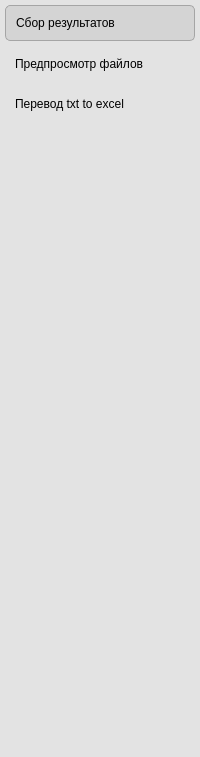
     <widget class="QWidget" name="navigation_bar" native="true">
      <property name="sizePolicy">
       <sizepolicy hsizetype="Preferred" vsizetype="Expanding">
        <horstretch>0</horstretch>
        <verstretch>0</verstretch>
       </sizepolicy>
      </property>
      <property name="maximumSize">
       <size>
        <width>750</width>
        <height>16777215</height>
       </size>
      </property>
      <property name="styleSheet">
       <string notr="true">background-color: rgb(227, 227, 227);</string>
      </property>
      <layout class="QVBoxLayout" name="verticalLayout">
       <property name="leftMargin">
        <number>5</number>
       </property>
       <property name="topMargin">
        <number>5</number>
       </property>
       <property name="rightMargin">
        <number>5</number>
       </property>
       <property name="bottomMargin">
        <number>5</number>
       </property>
       <item>
        <widget class="QPushButton" name="collect_results_item">
         <property name="cursor">
          <cursorShape>PointingHandCursor</cursorShape>
         </property>
         <property name="toolTip">
          <string>Копирование результирующих файлов после обработки</string>
         </property>
         <property name="styleSheet">
          <string notr="true">QPushButton, ToolButton, ToggleButton, ToggleToolButton {
    color: black;
    background: transparent;
    border: none;
    border-radius: 5px;
    /* font: 14px 'Segoe UI', 'Microsoft YaHei'; */
    outline: none;
padding:10px;
text-align: left;

}

ToolButton {
    padding: 5px 9px 6px 8px;
}

QPushButton[hasIcon=false] {
    padding: 5px 12px 6px 0px;
}

QPushButton[hasIcon=true] {
    padding: 6px 0px 6px 6px;

}

DropDownToolButton, PrimaryDropDownToolButton {
    padding: 5px 31px 6px 8px;
}

DropDownPushButton[hasIcon=false],
PrimaryDropDownPushButton[hasIcon=false] {
    padding: 5px 31px 6px 12px;
}

DropDownPushButton[hasIcon=true],
PrimaryDropDownPushButton[hasIcon=true] {
    padding: 5px 31px 6px 36px;
}



ToolButton:pressed, ToggleButton:pressed, ToggleToolButton:pressed {
    color: rgba(0, 0, 0, 0.63);
    back
                        ground: rgba(249, 249, 249, 0.3);
    border-bottom: 1px solid rgba(0, 0, 0, 0.073);
}

QPushButton:disabled, ToolButton:disabled, ToggleButton:disabled, ToggleToolButton:disabled {
    color: rgba(0, 0, 0, 0.36);
}


PrimaryPushButton,
PrimaryToolButton,
ToggleButton:checked,
ToggleToolButton:checked ,
QPushButton:checked {
    color: black;
	
	background-color: rgb(212, 212, 212);
    border: 1px solid  rgb(165, 165, 165);
    border-bottom: 1px solid  rgb(165, 165, 165);
}

PrimaryPushButton:hover,
PrimaryToolButton:hover,
ToggleButton:checked:hover,
ToggleToolButton:checked:hover,{
    color: black;
	background-color: rgb(217, 220, 234);
    border: 1px solid  rgb(217, 220, 234);
    border-bottom: 1px solid  rgb(217, 220, 234);
}

PrimaryPushButton:pressed,
PrimaryToolButton:pressed,
ToggleButton:checked:pressed,
ToggleToolButton:checked:pressed,QPushButton:pressed {

                            color: black;

	background-color: rgb(219, 222, 236);
    border: 1px solid  rgb(217, 220, 234);
    border-bottom: 1px solid  rgb(217, 220, 234);
}

PrimaryPushButton:disabled,
PrimaryToolButton:disabled,
ToggleButton:checked:disabled,
ToggleToolButton:checked:disabled,QPushButton:disabled{
    color: rgba(255, 255, 255, 0.9);
    background-color: rgb(205, 205, 205);
    border: 1px solid rgb(205, 205, 205);
}

SplitDropButton,
PrimarySplitDropButton {
    border-left: none;
    border-top-left-radius: 0;
    border-bottom-left-radius: 0;
}

#splitPushButton,
#splitToolButton,
#primarySplitPushButton,
#primarySplitToolButton {
    border-top-right-radius: 0;
    border-bottom-right-radius: 0;
}

#splitPushButton:pressed,
#splitToolButton:pressed,
SplitDropButton:pressed {
    border-bottom: 1px solid rgba(0, 0, 0, 0.183);
}

PrimarySplitDropButton:pressed {

                            border-bottom: 1px solid #007780;
}

#primarySplitPushButton, #primarySplitToolButton {
    border-right: 1px solid #3eabb3;
}

#primarySplitPushButton:pressed, #primarySplitToolButton:pressed {
    border-bottom: 1px solid #007780;
}

HyperlinkButton {
    /* font: 14px 'Segoe UI', 'Microsoft YaHei'; */
    padding: 6px 12px 6px 12px;
    color: #009faa;
    border: none;
    border-radius: 6px;
    background-color: transparent;
}

HyperlinkButton[hasIcon=false] {
    padding: 6px 12px 6px 12px;
}

HyperlinkButton[hasIcon=true] {
    padding: 6px 12px 6px 36px;
}

HyperlinkButton:hover {
    color: #009faa;
    background-color: rgba(0, 0, 0, 10);
    border: none;
}

HyperlinkButton:pressed {
    color: #009faa;
    background-color: rgba(0, 0, 0, 6);
    border: none;
}

HyperlinkButton:disabled {
    color: rgba(0, 0, 0, 0.43);
    back
                        ground-color: transparent;
    border: none;
}


RadioButton {
    min-height: 24px;
    max-height: 24px;
    background-color: transparent;
    font: 14px 'Segoe UI', 'Microsoft YaHei', 'PingFang SC';
    color: black;
}

RadioButton::indicator {
    width: 18px;
    height: 18px;
    border-radius: 11px;
    border: 2px solid #999999;
    background-color: rgba(0, 0, 0, 5);
    margin-right: 4px;
}

RadioButton::indicator:hover {
    background-color: rgba(0, 0, 0, 0);
}

RadioButton::indicator:pressed {
    border: 2px solid #bbbbbb;
    background-color: qradialgradient(spread:pad, cx:0.5, cy:0.5, radius:0.5, fx:0.5, fy:0.5,
            stop:0 rgb(255, 255, 255),
            stop:0.5 rgb(255, 255, 255),
            stop:0.6 rgb(225, 224, 223),
            stop:1 rgb(225, 224, 223));
}

RadioButton::indicator:checked {
    height: 22px;
    width: 22px;
   
                         border: none;
    border-radius: 11px;
    background-color: qradialgradient(spread:pad, cx:0.5, cy:0.5, radius:0.5, fx:0.5, fy:0.5,
            stop:0 rgb(255, 255, 255),
            stop:0.5 rgb(255, 255, 255),
            stop:0.6 #009faa,
            stop:1 #009faa);
}

RadioButton::indicator:checked:hover {
    background-color: qradialgradient(spread:pad, cx:0.5, cy:0.5, radius:0.5, fx:0.5, fy:0.5,
            stop:0 rgb(255, 255, 255),
            stop:0.6 rgb(255, 255, 255),
            stop:0.7 #009faa,
            stop:1 #009faa);
}

RadioButton::indicator:checked:pressed {
    background-color: qradialgradient(spread:pad, cx:0.5, cy:0.5, radius:0.5, fx:0.5, fy:0.5,
            stop:0 rgb(255, 255, 255),
            stop:0.5 rgb(255, 255, 255),
            stop:0.6 #009faa,
            stop:1 #009faa);
}

RadioButton:disabled {
    color: rgba(0, 0, 0, 110);
}

RadioButton::indicator:d
                        isabled {
    border: 2px solid #bbbbbb;
    background-color: transparent;
}

RadioButton::indicator:disabled:checked {
    border: none;
    background-color: qradialgradient(spread:pad, cx:0.5, cy:0.5, radius:0.5, fx:0.5, fy:0.5,
            stop:0 rgb(255, 255, 255),
            stop:0.5 rgb(255, 255, 255),
            stop:0.6 rgba(0, 0, 0, 0.2169),
            stop:1 rgba(0, 0, 0, 0.2169));
}

TransparentToolButton,
TransparentToggleToolButton,
TransparentDropDownToolButton,
TransparentPushButton,
TransparentDropDownPushButton,
TransparentTogglePushButton {
    background-color: transparent;
    border: none;
    border-radius: 5px;
    margin: 0;
}

TransparentToolButton:hover,
TransparentToggleToolButton:hover,
TransparentDropDownToolButton:hover,
TransparentPushButton:hover,
TransparentDropDownPushButton:hover,
TransparentTogglePushButton:hover {
    background-color: rgba(0,
                         0, 0, 9);
    border: none;
}

TransparentToolButton:pressed,
TransparentToggleToolButton:pressed,
TransparentDropDownToolButton:pressed,
TransparentPushButton:pressed,
TransparentDropDownPushButton:pressed,
TransparentTogglePushButton:pressed {
    background-color: rgba(0, 0, 0, 6);
    border: none;
}

TransparentToolButton:disabled,
TransparentToggleToolButton:disabled,
TransparentDropDownToolButton:disabled,
TransprentPushButton:disabled,
TransparentDropDownPushButton:disabled,
TransprentTogglePushButton:disabled {
    background-color: transparent;
    border: none;
}


PillPushButton,
PillPushButton:hover,
PillPushButton:pressed,
PillPushButton:disabled,
PillPushButton:checked,
PillPushButton:checked:hover,
PillPushButton:checked:pressed,
PillPushButton:disabled:checked,
PillToolButton,
PillToolButton:hover,
PillToolButton:pressed,
PillToolButton:disabled,

                        PillToolButton:checked,
PillToolButton:checked:hover,
PillToolButton:checked:pressed,
PillToolButton:disabled:checked {
    background-color: transparent;
    border: none;
}


</string>
         </property>
         <property name="text">
          <string>Сбор результатов</string>
         </property>
         <property name="icon">
          <iconset resource="resourse.qrc">
           <normaloff>:/icons/images/copy-icon.png</normaloff>:/icons/images/copy-icon.png</iconset>
         </property>
         <property name="iconSize">
          <size>
           <width>20</width>
           <height>20</height>
          </size>
         </property>
         <property name="checkable">
          <bool>true</bool>
         </property>
         <property name="checked">
          <bool>true</bool>
         </property>
         <attribute name="buttonGroup">
          <string notr="true">buttonGroup</string>
         </attribute>
        </widget>
       </item>
       <item>
        <widget class="QPushButton" name="preview_item">
         <property name="cursor">
          <cursorShape>PointingHandCursor</cursorShape>
         </property>
         <property name="toolTip">
          <string/>
         </property>
         <property name="styleSheet">
          <string notr="true">QPushButton, ToolButton, ToggleButton, ToggleToolButton {
    color: black;
    background: transparent;
    border: none;
    border-radius: 5px;
    /* font: 14px 'Segoe UI', 'Microsoft YaHei'; */
    outline: none;
padding:10px;
text-align: left;

}

ToolButton {
    padding: 5px 9px 6px 8px;
}

QPushButton[hasIcon=false] {
    padding: 5px 12px 6px 0px;
}

QPushButton[hasIcon=true] {
    padding: 6px 0px 6px 6px;

}

DropDownToolButton, PrimaryDropDownToolButton {
    padding: 5px 31px 6px 8px;
}

DropDownPushButton[hasIcon=false],
PrimaryDropDownPushButton[hasIcon=false] {
    padding: 5px 31px 6px 12px;
}

DropDownPushButton[hasIcon=true],
PrimaryDropDownPushButton[hasIcon=true] {
    padding: 5px 31px 6px 36px;
}



ToolButton:pressed, ToggleButton:pressed, ToggleToolButton:pressed {
    color: rgba(0, 0, 0, 0.63);
    back
                        ground: rgba(249, 249, 249, 0.3);
    border-bottom: 1px solid rgba(0, 0, 0, 0.073);
}

QPushButton:disabled, ToolButton:disabled, ToggleButton:disabled, ToggleToolButton:disabled {
    color: rgba(0, 0, 0, 0.36);
}


PrimaryPushButton,
PrimaryToolButton,
ToggleButton:checked,
ToggleToolButton:checked ,
QPushButton:checked {
    color: black;
	
	background-color: rgb(212, 212, 212);
    border: 1px solid  rgb(165, 165, 165);
    border-bottom: 1px solid  rgb(165, 165, 165);
}

PrimaryPushButton:hover,
PrimaryToolButton:hover,
ToggleButton:checked:hover,
ToggleToolButton:checked:hover,{
    color: black;
	background-color: rgb(217, 220, 234);
    border: 1px solid  rgb(217, 220, 234);
    border-bottom: 1px solid  rgb(217, 220, 234);
}

PrimaryPushButton:pressed,
PrimaryToolButton:pressed,
ToggleButton:checked:pressed,
ToggleToolButton:checked:pressed,QPushButton:pressed {

                            color: black;

	background-color: rgb(219, 222, 236);
    border: 1px solid  rgb(217, 220, 234);
    border-bottom: 1px solid  rgb(217, 220, 234);
}

PrimaryPushButton:disabled,
PrimaryToolButton:disabled,
ToggleButton:checked:disabled,
ToggleToolButton:checked:disabled,QPushButton:disabled{
    color: rgba(255, 255, 255, 0.9);
    background-color: rgb(205, 205, 205);
    border: 1px solid rgb(205, 205, 205);
}

SplitDropButton,
PrimarySplitDropButton {
    border-left: none;
    border-top-left-radius: 0;
    border-bottom-left-radius: 0;
}

#splitPushButton,
#splitToolButton,
#primarySplitPushButton,
#primarySplitToolButton {
    border-top-right-radius: 0;
    border-bottom-right-radius: 0;
}

#splitPushButton:pressed,
#splitToolButton:pressed,
SplitDropButton:pressed {
    border-bottom: 1px solid rgba(0, 0, 0, 0.183);
}

PrimarySplitDropButton:pressed {

                            border-bottom: 1px solid #007780;
}

#primarySplitPushButton, #primarySplitToolButton {
    border-right: 1px solid #3eabb3;
}

#primarySplitPushButton:pressed, #primarySplitToolButton:pressed {
    border-bottom: 1px solid #007780;
}

HyperlinkButton {
    /* font: 14px 'Segoe UI', 'Microsoft YaHei'; */
    padding: 6px 12px 6px 12px;
    color: #009faa;
    border: none;
    border-radius: 6px;
    background-color: transparent;
}

HyperlinkButton[hasIcon=false] {
    padding: 6px 12px 6px 12px;
}

HyperlinkButton[hasIcon=true] {
    padding: 6px 12px 6px 36px;
}

HyperlinkButton:hover {
    color: #009faa;
    background-color: rgba(0, 0, 0, 10);
    border: none;
}

HyperlinkButton:pressed {
    color: #009faa;
    background-color: rgba(0, 0, 0, 6);
    border: none;
}

HyperlinkButton:disabled {
    color: rgba(0, 0, 0, 0.43);
    back
                        ground-color: transparent;
    border: none;
}


RadioButton {
    min-height: 24px;
    max-height: 24px;
    background-color: transparent;
    font: 14px 'Segoe UI', 'Microsoft YaHei', 'PingFang SC';
    color: black;
}

RadioButton::indicator {
    width: 18px;
    height: 18px;
    border-radius: 11px;
    border: 2px solid #999999;
    background-color: rgba(0, 0, 0, 5);
    margin-right: 4px;
}

RadioButton::indicator:hover {
    background-color: rgba(0, 0, 0, 0);
}

RadioButton::indicator:pressed {
    border: 2px solid #bbbbbb;
    background-color: qradialgradient(spread:pad, cx:0.5, cy:0.5, radius:0.5, fx:0.5, fy:0.5,
            stop:0 rgb(255, 255, 255),
            stop:0.5 rgb(255, 255, 255),
            stop:0.6 rgb(225, 224, 223),
            stop:1 rgb(225, 224, 223));
}

RadioButton::indicator:checked {
    height: 22px;
    width: 22px;
   
                         border: none;
    border-radius: 11px;
    background-color: qradialgradient(spread:pad, cx:0.5, cy:0.5, radius:0.5, fx:0.5, fy:0.5,
            stop:0 rgb(255, 255, 255),
            stop:0.5 rgb(255, 255, 255),
            stop:0.6 #009faa,
            stop:1 #009faa);
}

RadioButton::indicator:checked:hover {
    background-color: qradialgradient(spread:pad, cx:0.5, cy:0.5, radius:0.5, fx:0.5, fy:0.5,
            stop:0 rgb(255, 255, 255),
            stop:0.6 rgb(255, 255, 255),
            stop:0.7 #009faa,
            stop:1 #009faa);
}

RadioButton::indicator:checked:pressed {
    background-color: qradialgradient(spread:pad, cx:0.5, cy:0.5, radius:0.5, fx:0.5, fy:0.5,
            stop:0 rgb(255, 255, 255),
            stop:0.5 rgb(255, 255, 255),
            stop:0.6 #009faa,
            stop:1 #009faa);
}

RadioButton:disabled {
    color: rgba(0, 0, 0, 110);
}

RadioButton::indicator:d
                        isabled {
    border: 2px solid #bbbbbb;
    background-color: transparent;
}

RadioButton::indicator:disabled:checked {
    border: none;
    background-color: qradialgradient(spread:pad, cx:0.5, cy:0.5, radius:0.5, fx:0.5, fy:0.5,
            stop:0 rgb(255, 255, 255),
            stop:0.5 rgb(255, 255, 255),
            stop:0.6 rgba(0, 0, 0, 0.2169),
            stop:1 rgba(0, 0, 0, 0.2169));
}

TransparentToolButton,
TransparentToggleToolButton,
TransparentDropDownToolButton,
TransparentPushButton,
TransparentDropDownPushButton,
TransparentTogglePushButton {
    background-color: transparent;
    border: none;
    border-radius: 5px;
    margin: 0;
}

TransparentToolButton:hover,
TransparentToggleToolButton:hover,
TransparentDropDownToolButton:hover,
TransparentPushButton:hover,
TransparentDropDownPushButton:hover,
TransparentTogglePushButton:hover {
    background-color: rgba(0,
                         0, 0, 9);
    border: none;
}

TransparentToolButton:pressed,
TransparentToggleToolButton:pressed,
TransparentDropDownToolButton:pressed,
TransparentPushButton:pressed,
TransparentDropDownPushButton:pressed,
TransparentTogglePushButton:pressed {
    background-color: rgba(0, 0, 0, 6);
    border: none;
}

TransparentToolButton:disabled,
TransparentToggleToolButton:disabled,
TransparentDropDownToolButton:disabled,
TransprentPushButton:disabled,
TransparentDropDownPushButton:disabled,
TransprentTogglePushButton:disabled {
    background-color: transparent;
    border: none;
}


PillPushButton,
PillPushButton:hover,
PillPushButton:pressed,
PillPushButton:disabled,
PillPushButton:checked,
PillPushButton:checked:hover,
PillPushButton:checked:pressed,
PillPushButton:disabled:checked,
PillToolButton,
PillToolButton:hover,
PillToolButton:pressed,
PillToolButton:disabled,

                        PillToolButton:checked,
PillToolButton:checked:hover,
PillToolButton:checked:pressed,
PillToolButton:disabled:checked {
    background-color: transparent;
    border: none;
}


</string>
         </property>
         <property name="text">
          <string>Предпросмотр файлов</string>
         </property>
         <property name="icon">
          <iconset resource="resourse.qrc">
           <normaloff>:/icons/images/prevlooked.png</normaloff>:/icons/images/prevlooked.png</iconset>
         </property>
         <property name="iconSize">
          <size>
           <width>20</width>
           <height>20</height>
          </size>
         </property>
         <property name="checkable">
          <bool>true</bool>
         </property>
         <property name="checked">
          <bool>false</bool>
         </property>
         <attribute name="buttonGroup">
          <string notr="true">buttonGroup</string>
         </attribute>
        </widget>
       </item>
       <item>
        <widget class="QPushButton" name="convert_item">
         <property name="cursor">
          <cursorShape>PointingHandCursor</cursorShape>
         </property>
         <property name="toolTip">
          <string/>
         </property>
         <property name="styleSheet">
          <string notr="true">QPushButton, ToolButton, ToggleButton, ToggleToolButton {
    color: black;
    background: transparent;
    border: none;
    border-radius: 5px;
    /* font: 14px 'Segoe UI', 'Microsoft YaHei'; */
    outline: none;
padding:10px;
text-align: left;

}

ToolButton {
    padding: 5px 9px 6px 8px;
}

QPushButton[hasIcon=false] {
    padding: 5px 12px 6px 0px;
}

QPushButton[hasIcon=true] {
    padding: 6px 0px 6px 6px;

}

DropDownToolButton, PrimaryDropDownToolButton {
    padding: 5px 31px 6px 8px;
}

DropDownPushButton[hasIcon=false],
PrimaryDropDownPushButton[hasIcon=false] {
    padding: 5px 31px 6px 12px;
}

DropDownPushButton[hasIcon=true],
PrimaryDropDownPushButton[hasIcon=true] {
    padding: 5px 31px 6px 36px;
}



ToolButton:pressed, ToggleButton:pressed, ToggleToolButton:pressed {
    color: rgba(0, 0, 0, 0.63);
    back
                        ground: rgba(249, 249, 249, 0.3);
    border-bottom: 1px solid rgba(0, 0, 0, 0.073);
}

QPushButton:disabled, ToolButton:disabled, ToggleButton:disabled, ToggleToolButton:disabled {
    color: rgba(0, 0, 0, 0.36);
}


PrimaryPushButton,
PrimaryToolButton,
ToggleButton:checked,
ToggleToolButton:checked ,
QPushButton:checked {
    color: black;
	
	background-color: rgb(212, 212, 212);
    border: 1px solid  rgb(165, 165, 165);
    border-bottom: 1px solid  rgb(165, 165, 165);
}

PrimaryPushButton:hover,
PrimaryToolButton:hover,
ToggleButton:checked:hover,
ToggleToolButton:checked:hover,{
    color: black;
	background-color: rgb(217, 220, 234);
    border: 1px solid  rgb(217, 220, 234);
    border-bottom: 1px solid  rgb(217, 220, 234);
}

PrimaryPushButton:pressed,
PrimaryToolButton:pressed,
ToggleButton:checked:pressed,
ToggleToolButton:checked:pressed,QPushButton:pressed {

                            color: black;

	background-color: rgb(219, 222, 236);
    border: 1px solid  rgb(217, 220, 234);
    border-bottom: 1px solid  rgb(217, 220, 234);
}

PrimaryPushButton:disabled,
PrimaryToolButton:disabled,
ToggleButton:checked:disabled,
ToggleToolButton:checked:disabled,QPushButton:disabled{
    color: rgba(255, 255, 255, 0.9);
    background-color: rgb(205, 205, 205);
    border: 1px solid rgb(205, 205, 205);
}

SplitDropButton,
PrimarySplitDropButton {
    border-left: none;
    border-top-left-radius: 0;
    border-bottom-left-radius: 0;
}

#splitPushButton,
#splitToolButton,
#primarySplitPushButton,
#primarySplitToolButton {
    border-top-right-radius: 0;
    border-bottom-right-radius: 0;
}

#splitPushButton:pressed,
#splitToolButton:pressed,
SplitDropButton:pressed {
    border-bottom: 1px solid rgba(0, 0, 0, 0.183);
}

PrimarySplitDropButton:pressed {

                            border-bottom: 1px solid #007780;
}

#primarySplitPushButton, #primarySplitToolButton {
    border-right: 1px solid #3eabb3;
}

#primarySplitPushButton:pressed, #primarySplitToolButton:pressed {
    border-bottom: 1px solid #007780;
}

HyperlinkButton {
    /* font: 14px 'Segoe UI', 'Microsoft YaHei'; */
    padding: 6px 12px 6px 12px;
    color: #009faa;
    border: none;
    border-radius: 6px;
    background-color: transparent;
}

HyperlinkButton[hasIcon=false] {
    padding: 6px 12px 6px 12px;
}

HyperlinkButton[hasIcon=true] {
    padding: 6px 12px 6px 36px;
}

HyperlinkButton:hover {
    color: #009faa;
    background-color: rgba(0, 0, 0, 10);
    border: none;
}

HyperlinkButton:pressed {
    color: #009faa;
    background-color: rgba(0, 0, 0, 6);
    border: none;
}

HyperlinkButton:disabled {
    color: rgba(0, 0, 0, 0.43);
    back
                        ground-color: transparent;
    border: none;
}


RadioButton {
    min-height: 24px;
    max-height: 24px;
    background-color: transparent;
    font: 14px 'Segoe UI', 'Microsoft YaHei', 'PingFang SC';
    color: black;
}

RadioButton::indicator {
    width: 18px;
    height: 18px;
    border-radius: 11px;
    border: 2px solid #999999;
    background-color: rgba(0, 0, 0, 5);
    margin-right: 4px;
}

RadioButton::indicator:hover {
    background-color: rgba(0, 0, 0, 0);
}

RadioButton::indicator:pressed {
    border: 2px solid #bbbbbb;
    background-color: qradialgradient(spread:pad, cx:0.5, cy:0.5, radius:0.5, fx:0.5, fy:0.5,
            stop:0 rgb(255, 255, 255),
            stop:0.5 rgb(255, 255, 255),
            stop:0.6 rgb(225, 224, 223),
            stop:1 rgb(225, 224, 223));
}

RadioButton::indicator:checked {
    height: 22px;
    width: 22px;
   
                         border: none;
    border-radius: 11px;
    background-color: qradialgradient(spread:pad, cx:0.5, cy:0.5, radius:0.5, fx:0.5, fy:0.5,
            stop:0 rgb(255, 255, 255),
            stop:0.5 rgb(255, 255, 255),
            stop:0.6 #009faa,
            stop:1 #009faa);
}

RadioButton::indicator:checked:hover {
    background-color: qradialgradient(spread:pad, cx:0.5, cy:0.5, radius:0.5, fx:0.5, fy:0.5,
            stop:0 rgb(255, 255, 255),
            stop:0.6 rgb(255, 255, 255),
            stop:0.7 #009faa,
            stop:1 #009faa);
}

RadioButton::indicator:checked:pressed {
    background-color: qradialgradient(spread:pad, cx:0.5, cy:0.5, radius:0.5, fx:0.5, fy:0.5,
            stop:0 rgb(255, 255, 255),
            stop:0.5 rgb(255, 255, 255),
            stop:0.6 #009faa,
            stop:1 #009faa);
}

RadioButton:disabled {
    color: rgba(0, 0, 0, 110);
}

RadioButton::indicator:d
                        isabled {
    border: 2px solid #bbbbbb;
    background-color: transparent;
}

RadioButton::indicator:disabled:checked {
    border: none;
    background-color: qradialgradient(spread:pad, cx:0.5, cy:0.5, radius:0.5, fx:0.5, fy:0.5,
            stop:0 rgb(255, 255, 255),
            stop:0.5 rgb(255, 255, 255),
            stop:0.6 rgba(0, 0, 0, 0.2169),
            stop:1 rgba(0, 0, 0, 0.2169));
}

TransparentToolButton,
TransparentToggleToolButton,
TransparentDropDownToolButton,
TransparentPushButton,
TransparentDropDownPushButton,
TransparentTogglePushButton {
    background-color: transparent;
    border: none;
    border-radius: 5px;
    margin: 0;
}

TransparentToolButton:hover,
TransparentToggleToolButton:hover,
TransparentDropDownToolButton:hover,
TransparentPushButton:hover,
TransparentDropDownPushButton:hover,
TransparentTogglePushButton:hover {
    background-color: rgba(0,
                         0, 0, 9);
    border: none;
}

TransparentToolButton:pressed,
TransparentToggleToolButton:pressed,
TransparentDropDownToolButton:pressed,
TransparentPushButton:pressed,
TransparentDropDownPushButton:pressed,
TransparentTogglePushButton:pressed {
    background-color: rgba(0, 0, 0, 6);
    border: none;
}

TransparentToolButton:disabled,
TransparentToggleToolButton:disabled,
TransparentDropDownToolButton:disabled,
TransprentPushButton:disabled,
TransparentDropDownPushButton:disabled,
TransprentTogglePushButton:disabled {
    background-color: transparent;
    border: none;
}


PillPushButton,
PillPushButton:hover,
PillPushButton:pressed,
PillPushButton:disabled,
PillPushButton:checked,
PillPushButton:checked:hover,
PillPushButton:checked:pressed,
PillPushButton:disabled:checked,
PillToolButton,
PillToolButton:hover,
PillToolButton:pressed,
PillToolButton:disabled,

                        PillToolButton:checked,
PillToolButton:checked:hover,
PillToolButton:checked:pressed,
PillToolButton:disabled:checked {
    background-color: transparent;
    border: none;
}


</string>
         </property>
         <property name="text">
          <string>Перевод txt to excel</string>
         </property>
         <property name="icon">
          <iconset resource="resourse.qrc">
           <normaloff>:/icons/images/excel-icon.png</normaloff>:/icons/images/excel-icon.png</iconset>
         </property>
         <property name="iconSize">
          <size>
           <width>20</width>
           <height>20</height>
          </size>
         </property>
         <property name="checkable">
          <bool>true</bool>
         </property>
         <property name="checked">
          <bool>false</bool>
         </property>
         <attribute name="buttonGroup">
          <string notr="true">buttonGroup</string>
         </attribute>
        </widget>
       </item>
       <item>
        <spacer name="verticalSpacer">
         <property name="orientation">
          <enum>Qt::Vertical</enum>
         </property>
         <property name="sizeHint" stdset="0">
          <size>
           <width>20</width>
           <height>631</height>
          </size>
         </property>
        </spacer>
       </item>
      </layout>
     </widget>
